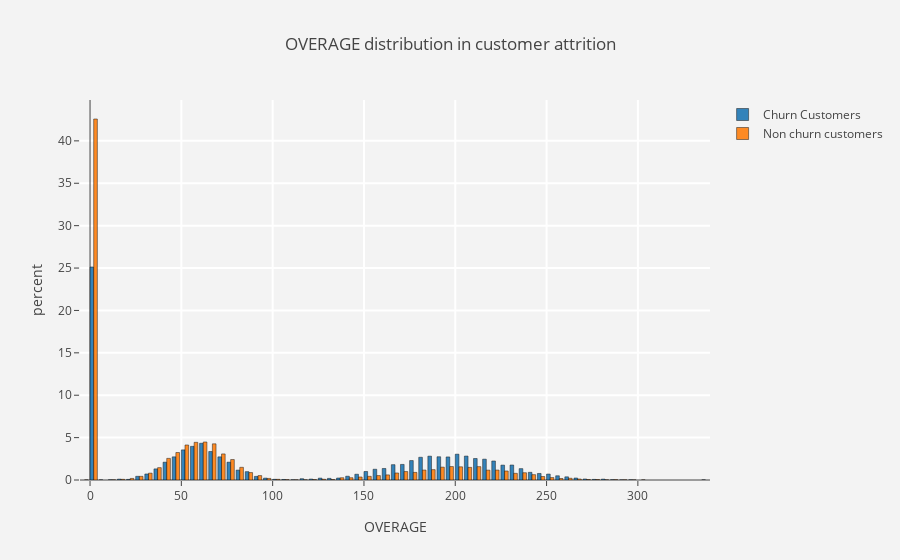

The cell this chart's notebook holds for it:
### Markdown cell above
This graph shows that below 90K income, there are more non-churners than churners, and after 90K, the population consists more of churning customers. It's surprising we have such division in customers. There should be something which is influencing this kind of trend.

### Code cell
column = 'OVERAGE'
trace1 = go.Histogram(x  = churn[column],
                          histnorm= "percent",
                          name = "Churn Customers",
                          marker = dict(line = dict(width = .5,
                                                    color = "black"
                                                    )
                                        ),
                         opacity = .9 
                         ) 
    
trace2 = go.Histogram(x  = not_churn[column],
                      histnorm = "percent",
                      name = "Non churn customers",
                      marker = dict(line = dict(width = .5,
                                          color = "black"
                                         )
                             ),
                      opacity = .9
                     )

data_1 = [trace1,trace2]
layout = go.Layout(dict(title =column + " distribution in customer attrition ",
                        plot_bgcolor  = "rgb(243,243,243)",
                        paper_bgcolor = "rgb(243,243,243)",
                        xaxis = dict(gridcolor = 'rgb(255, 255, 255)',
                                         title = column,
                                         zerolinewidth=1,
                                         ticklen=5,
                                         gridwidth=2
                                        ),
                        yaxis = dict(gridcolor = 'rgb(255, 255, 255)',
                                         title = "percent",
                                         zerolinewidth=1,
                                         ticklen=5,
                                         gridwidth=2
                                        ),
                       )
                  )
fig  = go.Figure(data=data_1,layout=layout)

py.iplot(fig)

### Figure 1 — Plotly figure (JSON) as saved in the notebook; plotly's stock layout.template omitted (floating-point values rounded to 4 significant figures; data arrays with more than 128 entries replaced by an {"elided": "..."} marker saying what was removed)
{"data": [{"histnorm": "percent", "marker": {"line": {"color": "black", "width": 0.5}}, "name": "Churn Customers", "opacity": 0.9, "type": "histogram", "uid": "927f8cfa-9642-4ef5-bb61-b13bb84315f8", "x": {"elided": "9852 int values"}}, {"histnorm": "percent", "marker": {"line": {"color": "black", "width": 0.5}}, "name": "Non churn customers", "opacity": 0.9, "type": "histogram", "uid": "68a53b62-7dce-4238-afd6-450b41293527", "x": {"elided": "10148 int values"}}], "layout": {"paper_bgcolor": "rgb(243,243,243)", "plot_bgcolor": "rgb(243,243,243)", "title": {"text": "OVERAGE distribution in customer attrition "}, "xaxis": {"gridcolor": "rgb(255, 255, 255)", "gridwidth": 2, "ticklen": 5, "title": {"text": "OVERAGE"}, "zerolinewidth": 1}, "yaxis": {"gridcolor": "rgb(255, 255, 255)", "gridwidth": 2, "ticklen": 5, "title": {"text": "percent"}, "zerolinewidth": 1}}}
